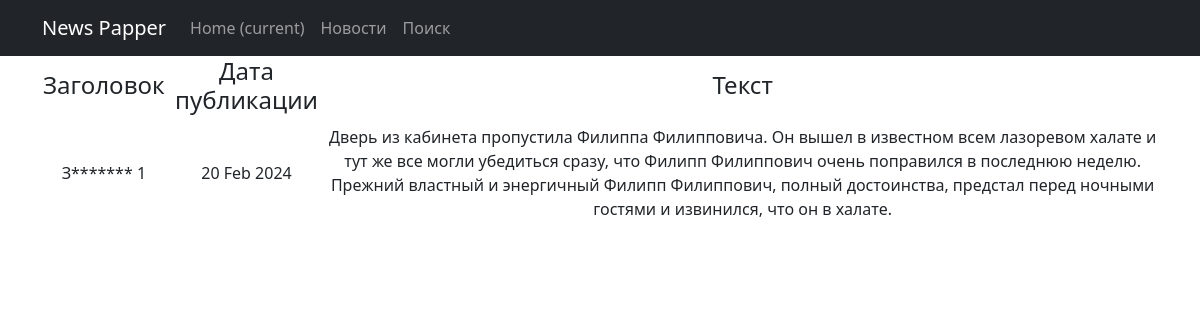
Screenshot of /news/1 with the database file from the repository.
### news/models.py (models this page shows, shortened)
class Post(models.Model):
    author = models.ForeignKey(Author, on_delete=models.CASCADE)
    News = 'NW'
    Article = 'AR'
    CHOISE_CATEGORY = [
        (News, 'Новость'),
        (Article, 'Статья')
    ]
    categoryType = models.CharField(max_length=2, choices=CHOISE_CATEGORY, default=News)
    dateCreation = models.DateTimeField(auto_now_add=True)
    postCategory = models.ManyToManyField(Category, through='PostCategory')
    title = models.CharField(max_length=128)
    text = models.TextField()
    rating = models.SmallIntegerField(default=0)

### news/views.py (the view)
# urls.py: path('<int:pk>', PostDetail.as_view(), name='post_detail'),
class PostDetail(DetailView):
    model = Post
    template_name = 'news.html'
    context_object_name = 'news'

### news/templatetags/custom_filters.py (called while the page is built)
@register.filter()
def censor(text):
    text = str(text)
    _dict = ["новость", "заглавие", "профессор"]
    for word in _dict:
        w = word.lower()
        text = text.replace(w, w[0]+'*'*(len(w)-1))
        text = text.replace(w.title(), w.title()[0]+'*'*(len(w)-1))
    return text

### templates/news.html (shortened to what this page needs)
{% extends 'flatpages/default.html' %}
{% load custom_filters %}
{% block content %}
        <table>
            <tr>
                <td><h4>Заголовок</h4></td>
                <td><h4>Дата публикации</h4></td>
                <td><h4>Текст</h4></td>
            </tr>
            <tr>
                <td>{{ news.title|censor }}</td>
                <td>{{ news.dateCreation|date:'d M Y' }}</td>
                <td>{{ news.text|censor }}</td>
            </tr>
        </table>
{% endblock content %}

### rows the page displays
Post: title|censor "З******* 1", dateCreation "20 Feb 2024", text|censor "Дверь из кабинета пропустила Филиппа Филипповича. Он вышел в известном всем лазоревом халате и тут же все могли убедиться сразу, что Филипп Филиппович очень поправился в последнюю неделю. Прежний властный и энергичный Филипп Филиппович, полный достоинства, предстал перед ночными гостями и извинился, что он в халате."
